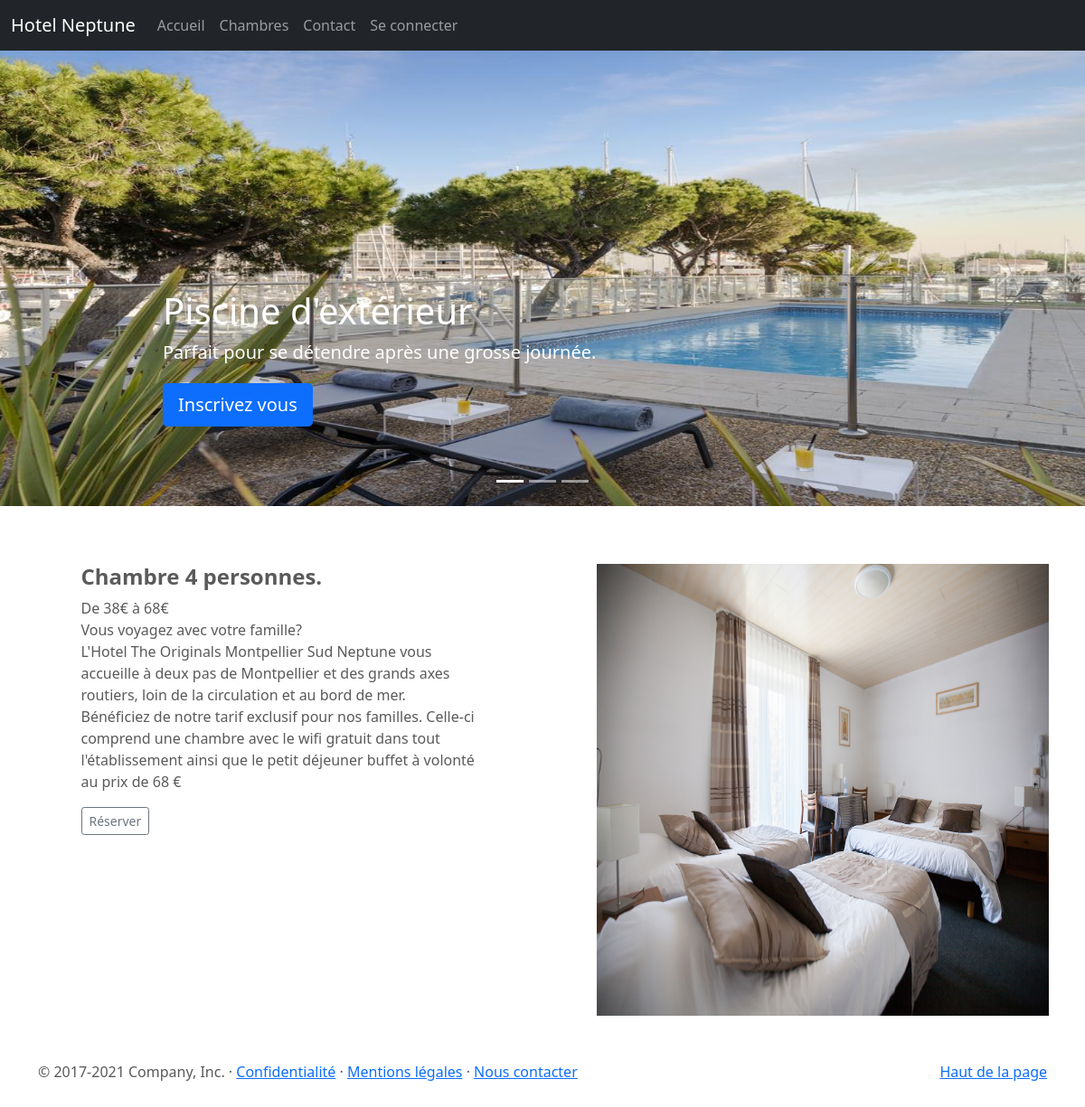
The app's page /?page=infocom with its own data.
### tables this page shows
CREATE TABLE IF NOT EXISTS `info` (
  `ID` int NOT NULL AUTO_INCREMENT,
  `Nom` varchar(150) NOT NULL,
  `Prix` float NOT NULL,
  `Description` text NOT NULL,
  PRIMARY KEY (`ID`)
);

### actions/db.class.php (called while the page is built, shortened)
<?php
class DB{
    private $host ='localhost';
    private $username = 'root';
    private $password = '';
    private $database = 'neptune';
    private $db;
    public function __construct($host = null, $username = null, $password = null, $database = null){
        try{
            $this->db = new PDO('mysql:host='.$this->host.';dbname='.$this->database, $this->username, $this->password, array(PDO::MYSQL_ATTR_INIT_COMMAND => 'SET NAMES UTF8', PDO::ATTR_ERRMODE => PDO::ERRMODE_WARNING));
        }catch(PDOException $e){
            die('<h1>Il y a une erreur avec la connexion à la base de donnée !');
        }
    }
    public function query($sql){
        $req=$this->db->prepare($sql);
        $req->execute();
        return $req->fetchAll(PDO::FETCH_OBJ);
    }
}
?>

### pages/infocom.php (the view, shortened to what this page needs)
<?php
$infos = $db->query('SELECT * FROM info where ID = "3"');
?>
<section id="contact">
<?php foreach ($infos as $info): ?>
  <div class="container">
    <div class="row justify-content-around">
      <div class="col-md-5">
          <h4 id="c"><strong><?php echo $info->Nom; ?></strong></h4>
            <p>De 38€ à 68€ <br>
            <?php echo $info->Description; ?></p>
        <form>
          <a href="?page=connecter" class="btn btn-sm btn-outline-secondary">Réserver</a>
        </form>
      </div>
      <div class="col-lg-5">
        <img id="img" src="./Admin/membres/avatars/chambre4p.jpg" alt="" width="500px" height="500px" >
    </div>
    </div>
  </div>
  <?php endforeach ?>
</section>

### css/carousel.css (style rules this page uses)
body { padding-top: 3rem; padding-bottom: 3rem; color: #5a5a5a; }

### pages/infocom.php (style rules this page uses)
#contact { margin-bottom: 50px }

### records on screen
info: Nom "Chambre 4 personnes.", Description "Vous voyagez avec votre famille? L'Hotel The Originals Montpellier Sud Neptune vous accueille à deux pas de Montpellier et des grands axes routiers, loin de la circulation et au bord de mer. Bénéficiez de notre tarif exclusif pour nos familles. Celle-ci comprend une chambre avec le wifi gratuit dans tout l'établissement ainsi que le petit déjeuner buffet à volonté au prix de 68 €"
